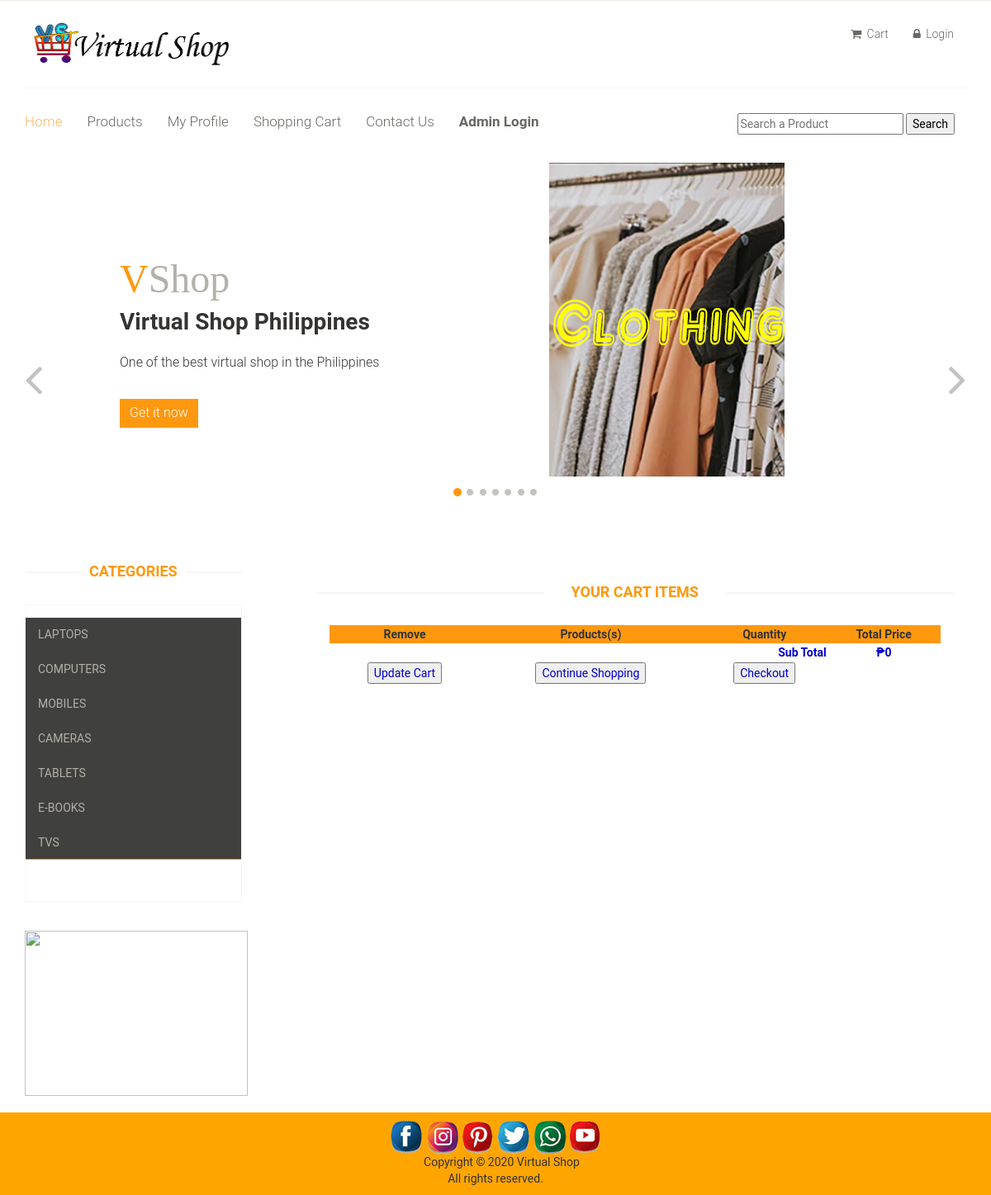
The app's page /cart.php with its own data.
### tables this page shows
CREATE TABLE IF NOT EXISTS `categories` (
  `cat_id` int(10) NOT NULL AUTO_INCREMENT,
  `cat_title` text NOT NULL,
  PRIMARY KEY (`cat_id`)
);

### functions/functions.php (the view, shortened to what this page needs)
<?php
		$db=mysqli_connect("localhost","root","","vshop_phil");
function getCategories()
{
	global $db;
	$get_category = "select * from categories";
	$run_category = mysqli_query($db, $get_category);
	while($row_category = mysqli_fetch_array($run_category)){
		$cat_id= $row_category['cat_id'];
		$cat_title= $row_category['cat_title'];
		echo "<li><a href='index.php?cat=$cat_id'>$cat_title</a></li>";
	}
}
?>

### css/main.css (style rules this page uses)
ul li { list-style: none; }
a { -webkit-transition: 300ms; -moz-transition: 300ms; -o-transition: 300ms; transition: 300ms; }
.category-tab ul li a { border: 0 none; border-radius: 0; color: #B3AFA8; display: block; font-family: 'Roboto', sans-serif; font-size: 14px; text-transform: uppercase; }

### records on screen
categories: cat_title "LAPTOPS"
categories: cat_title "COMPUTERS"
categories: cat_title "MOBILES"
categories: cat_title "CAMERAS"
categories: cat_title "TABLETS"
categories: cat_title "E-BOOKS"
categories: cat_title "TVS"

### other values on screen
$total "0"
